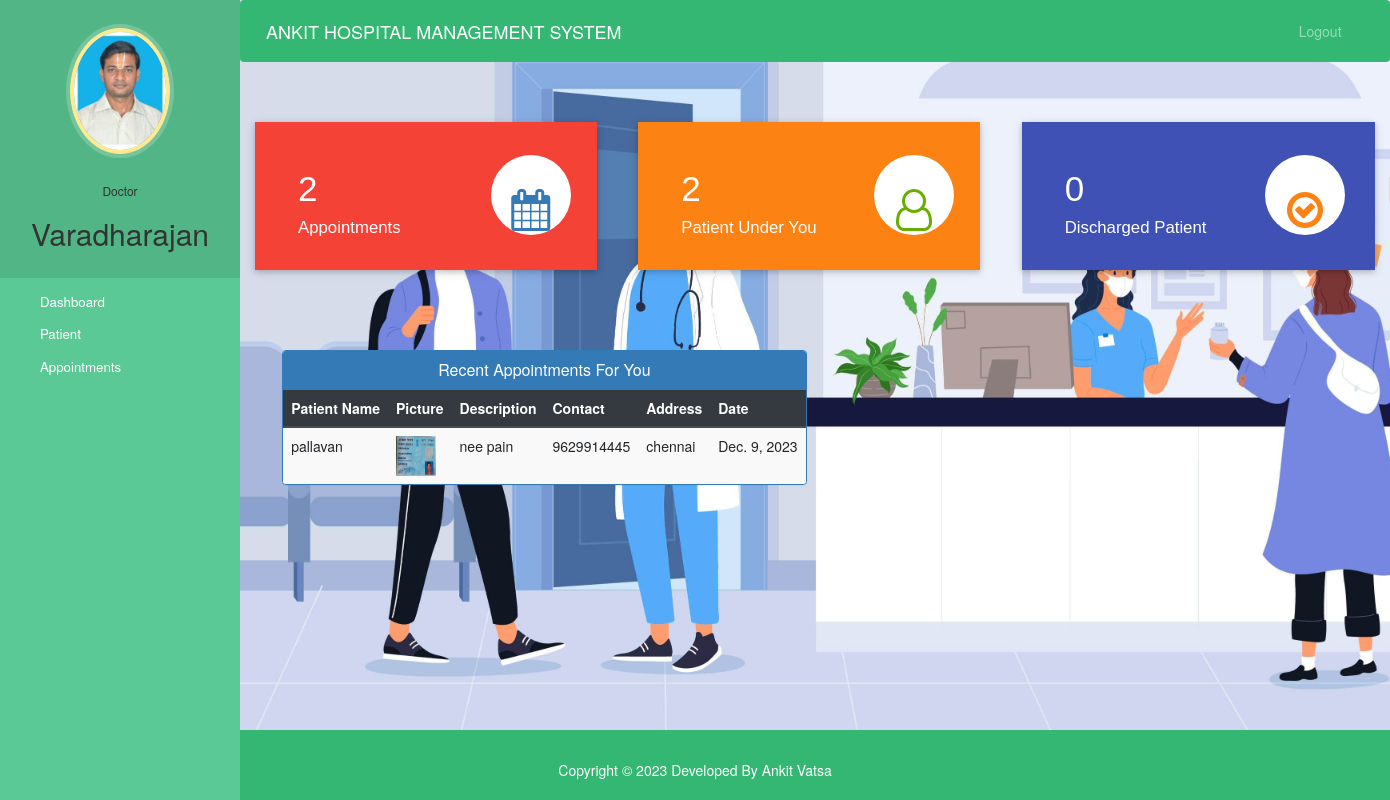
/doctor-dashboard (signed in), run on the app's committed database.
### hospital/models.py (models this page shows, shortened)
class Doctor(models.Model):
    user=models.OneToOneField(User,on_delete=models.CASCADE)
    profile_pic= models.ImageField(upload_to='profile_pic/DoctorProfilePic/',null=True,blank=True)
    address = models.CharField(max_length=40)
    mobile = models.CharField(max_length=20,null=True)
    department= models.CharField(max_length=50,choices=departments,default='Cardiologist')
    status=models.BooleanField(default=False)

class Appointment(models.Model):
    patientId=models.PositiveIntegerField(null=True)
    doctorId=models.PositiveIntegerField(null=True)
    patientName=models.CharField(max_length=40,null=True)
    doctorName=models.CharField(max_length=40,null=True)
    appointmentDate=models.DateField(auto_now=True)
    description=models.TextField(max_length=500)
    status=models.BooleanField(default=False)

class Patient(models.Model):
    user=models.OneToOneField(User,on_delete=models.CASCADE)
    profile_pic= models.ImageField(upload_to='profile_pic/PatientProfilePic/',null=True,blank=True)
    address = models.CharField(max_length=40)
    mobile = models.CharField(max_length=20,null=False)
    symptoms = models.CharField(max_length=100,null=False)
    assignedDoctorId = models.PositiveIntegerField(null=True)
    admitDate=models.DateField(auto_now=True)
    status=models.BooleanField(default=False)

### hospital/views.py (the view)
# urls.py: path('doctor-dashboard', views.doctor_dashboard_view,name='doctor-dashboard'),
@login_required(login_url='doctorlogin')
@user_passes_test(is_doctor)
def doctor_dashboard_view(request):
    patientcount=models.Patient.objects.all().filter(status=True,assignedDoctorId=request.user.id).count()
    appointmentcount=models.Appointment.objects.all().filter(status=True,doctorId=request.user.id).count()
    patientdischarged=models.PatientDischargeDetails.objects.all().distinct().filter(assignedDoctorName=request.user.first_name).count()
    appointments=models.Appointment.objects.all().filter(status=True,doctorId=request.user.id).order_by('-id')
    patientid=[]
    for a in appointments:
        patientid.append(a.patientId)
    patients=models.Patient.objects.all().filter(status=True,user_id__in=patientid).order_by('-id')
    appointments=zip(appointments,patients)
    mydict={
    'patientcount':patientcount,
    'appointmentcount':appointmentcount,
    'patientdischarged':patientdischarged,
    'appointments':appointments,
    'doctor':models.Doctor.objects.get(user_id=request.user.id), #for profile picture of doctor in sidebar
    }
    return render(request,'hospital/doctor_dashboard.html',context=mydict)

### hospital/views.py (called while the page is built)
def is_doctor(user):
    return user.groups.filter(name='DOCTOR').exists()

### templates/hospital/doctor_dashboard.html
{% extends 'hospital/doctor_base.html' %}
{% load static %}
{% block content %}
{%include 'hospital/doctor_dashboard_cards.html'%}
<br><br><br><br>
<div class="container">
  <div class="row">
    <div class="panel panel-primary" style="margin-left:2%;">
      <div class="panel-heading" style="text-align:center;">
        <h6 class="panel-title">Recent Appointments For You</h6>
      </div>
      <table class="table table-hover table-striped" id="dev-table">
        <thead class="thead-dark">
          <tr>
            <th>Patient Name</th>
            <th>Picture</th>
            <th>Description</th>
            <th>Contact</th>
            <th>Address</th>
            <th>Date</th>
          </tr>
        </thead>
        {% for a,p in appointments %}
        <tr>
          <td>{{a.patientName}}</td>
          <td> <img src="{% static p.profile_pic.url %}" alt="Profile Pic" height="40px" width="40px" /></td>
          <td>{{a.description}}</td>
          <td>{{p.mobile}}</td>
          <td>{{p.address}}</td>
          <td>{{a.appointmentDate}}</td>
        </tr>
        {% endfor %}
      </table>
    </div>
  </div>
</div>
{% endblock content %}

### templates/hospital/doctor_base.html (shortened to what this page needs)
<!DOCTYPE html>
{% load static %}
<html lang="en">
<head>
  <link rel="stylesheet" href="https://stackpath.bootstrapcdn.com/bootstrap/4.3.1/css/bootstrap.min.css">
  <link rel="stylesheet" href="https://maxcdn.bootstrapcdn.com/font-awesome/4.7.0/css/font-awesome.min.css">
</head>
<body>
<div class="back-image">
  <nav class="menu" tabindex="0">
    <header class="avatar">
      <img src="{% static doctor.profile_pic.url %}" alt="Profile Pic" />
      <br><br>
      <h6>Doctor</h6>
      <h2>{{request.user.first_name}}</h2>
    </header>
    <ul>
      <li tabindex="0" class="icon-dashboard"> <a style="color:white; text-decoration:none;" href="/doctor-dashboard"><span>Dashboard</span></a> </li>
      <li tabindex="0" class="icon-users"> <a style="color:white; text-decoration:none;" href="/doctor-patient"><span>Patient</span></a></li>
      <li tabindex="0" class="icon-calendar"> <a style="color:white; text-decoration:none;" href="/doctor-appointment"><span>Appointments</span></a></li>
    </ul>
  </nav>
  <main>
    <div class="bs-example">
      <nav class="navbar navbar-expand-md  navbar-dark fixed-top" style="background:#33b773;">
        <a href="/doctor-dashboard" class="navbar-brand">ANKIT HOSPITAL MANAGEMENT SYSTEM</a>
        <div class="collapse navbar-collapse justify-content-between" id="navbarCollapse">
          <div class="navbar-nav" style=" margin-left: 90%;">
            <a href="/logout" class="nav-item nav-link">Logout</a>
          </div>
        </div>
      </nav>
    </div>
    <br><br>
    {% block content %}
    {% endblock content %}
</div>
{% include "hospital/footer.html" %}
</body>
</html>

### templates/hospital/footer.html (style rules this page uses)
.row { margin: 0px; }

### data on the page
Doctor: profile_pic (picture)
Appointment: patientName "pallavan", profile_pic (picture), description "nee pain", mobile "9629914445", address "chennai", appointmentDate "Dec. 9, 2023"

### other printed values
{{ request.user.first_name }} "Varadharajan"
{{ appointmentcount }} "2"
{{ patientcount }} "2"
{{ patientdischarged }} "0"
